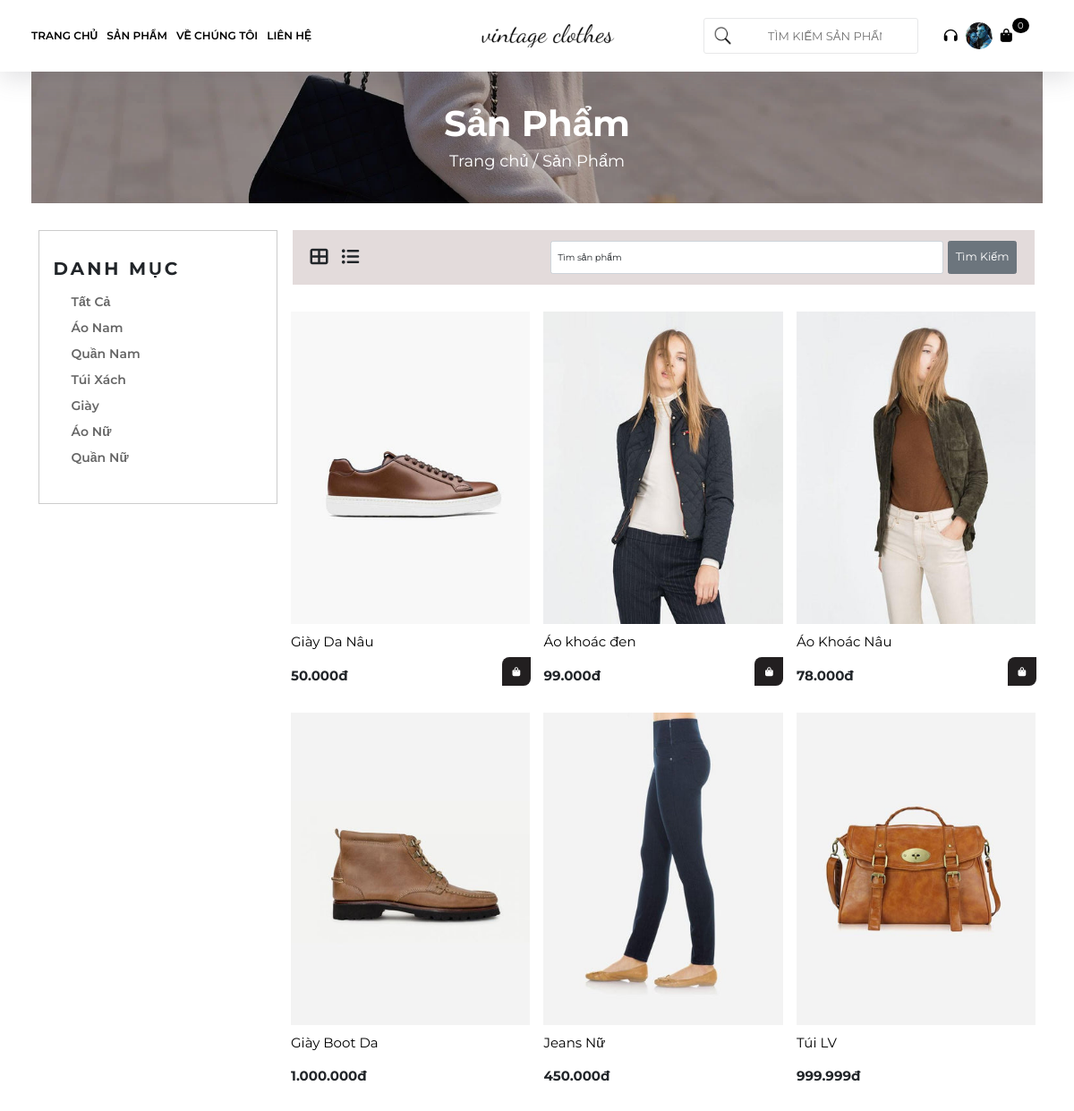
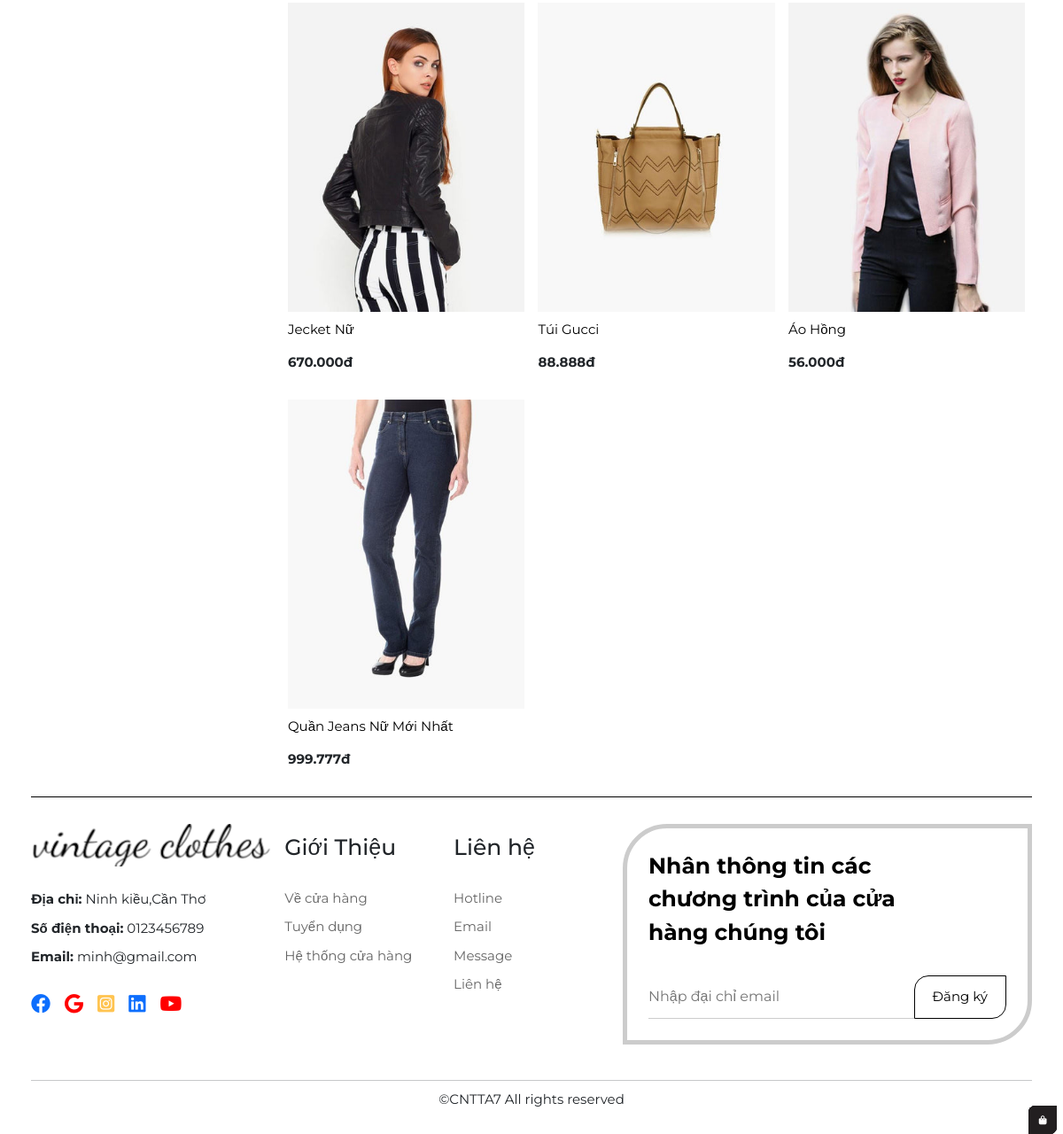
The page /Product (signed in) on the database its author committed (2 pictures, top to bottom).
### tables this page shows
CREATE TABLE `category` (
  `id` int(11) NOT NULL AUTO_INCREMENT,
  `name` varchar(255) NOT NULL,
  PRIMARY KEY (`id`)
);

CREATE TABLE `product` (
  `id` int(11) NOT NULL AUTO_INCREMENT,
  `name` varchar(255) NOT NULL,
  `price` int(50) NOT NULL,
  `image` varchar(255) NOT NULL,
  `iddm` int(11) NOT NULL,
  `view` int(11) NOT NULL DEFAULT 0,
  `description` text DEFAULT NULL,
  `sale` int(11) DEFAULT 0,
  PRIMARY KEY (`id`),
  KEY `iddm` (`iddm`),
  CONSTRAINT `product_ibfk_1` FOREIGN KEY (`iddm`) REFERENCES `category` (`id`)
);

### mvc/views/master2.php (called while the page is built, shortened)
<?php
require_once 'block/header.php';
require_once 'pages/' . $data['page'] . '.php';
require_once 'block/footer.php';

### mvc/core/Controller.php (called while the page is built, shortened)
<?php
class Controller
{
    public function view($view, $data = [])
    {
        require_once './mvc/views/' . $view . '.php';
    }
}

### mvc/controllers/Product.php (called while the page is built, shortened)
<?php
class Product extends Controller
{
    protected $product;
    protected $category;
    function __construct()
    {
        $this->category = $this->model('DanhMucModel');
        $this->product = $this->model('ProductModel');
    }
    function Index()
    {
        $cate = $this->category->list_dm();
        $products = $this->product->list_sp(0, "");
        $this->view("master2", ['page' => 'product', "product" => $products, 'cate' => $cate, 'path' => "Sản Phẩm"]);
    }
}

### mvc/core/App.php (called while the page is built, shortened)
<?php
class App
{
    protected $action = "Index";
    function __construct()
    {
        $arr = $this->urlProcess();
        if (isset($arr[0])) {
            if (file_exists("./mvc/controllers/" . $arr[0] . ".php")) {
                unset($arr[0]);
            }
        }
        $this->controller = new $this->controller;
        $this->params = $arr ? array_values($arr) : [];
        call_user_func_array([$this->controller, $this->action], $this->params);
    }
    function urlProcess()
    {
        if (isset($_GET["url"])) {
            return explode("/", filter_var(trim($_GET["url"], "/")));
        }
    }
}

### index.php (called while the page is built, shortened)
<?php
require_once './global.php';
$myapp = new App();

### mvc/core/DB.php (called while the page is built, shortened)
<?php
class DB
{
    public $conn;
    public $servername = "localhost";
    public $username = "root";
    public $password = "";
    public $dbname = "mvc";
    function __construct()
    {
        $dburl = "mysql:host=" . $this->servername . ";dbname=" . $this->dbname . ";charset=utf8";
        $this->conn = new PDO($dburl, $this->username, $this->password);
        $this->conn->setAttribute(PDO::ATTR_ERRMODE, PDO::ERRMODE_EXCEPTION);
    }
    function pdo_query($sql)
    {
        $sql_args = array_slice(func_get_args(), 1);
        try {
            $stmt = $this->conn->prepare($sql);
            $stmt->execute($sql_args);
            $rows = $stmt->fetchAll();
            return $rows;
        } catch (PDOException $e) {
            throw $e;
        } finally {
        }
    }
}

### mvc/models/DanhMucModel.php (called while the page is built, shortened)
<?php
class DanhMucModel extends DB
{
    function list_dm()
    {
        $sql = "SELECT * FROM category";
        $rows = $this->pdo_query($sql);
        return $rows;
    }
}

### mvc/models/ProductModel.php (called while the page is built, shortened)
<?php
class ProductModel extends DB
{
    function list_sp($iddm = 0, $keywwork = "")
    {
        $sql = "SELECT * FROM product where 1";
        $rows = $this->pdo_query($sql);
        return $rows;
    }
}

### global.php (called while the page is built, shortened)
<?php
function product_price($priceFloat)
{
    $symbol = 'đ';
    $symbol_thousand = '.';
    $decimal_place = 0;
    $price = number_format($priceFloat, $decimal_place, '', $symbol_thousand);
    return $price . $symbol;
}

### mvc/views/pages/product.php (the view)
<div class="main">
    <div class="image_about">
        <img src="<?php echo _WEB_HOST_TEMPLATE . '/image/product_banner.webp' ?>" alt="">
        <div class="image_content">
            <h2><?php echo $data['path'] ?></h2>
            <div class="path_page">
                <span>Trang chủ</span><span> / </span>
                <span><?php echo $data['path'] ?></span>
            </div>
        </div>
    </div>
    <div class="main_product mt-5">
        <div class="container">
            <div class="row">
                <div class="col-lg-3">
                    <div class="category_slidebar">
                        <h2>DANH MỤC</h2>
                        <div class="container_category mt-4">
                            <ul class="list_category">
                                <li class="item_category"> <a href="<?php echo _WEB_HOST_ROOT . '/Product' ?>" class="cate_link">Tất Cả</a></li>
                                <?php
                                if (isset($data['cate']) && $data['cate']) {
                                    foreach ($data['cate'] as $cate) {
                                        echo '
                                            <li class="item_category"><a href="' . _WEB_HOST_ROOT . '/Product/filter_cate/' . $cate['id'] . '" class="cate_link">' . $cate['name'] . '</a></li>
                                        ';
                                    }
                                }
                                ?>
                            </ul>
                        </div>
                    </div>
                </div>
                <div class="col-lg-9">
                    <div class="product_filter row d-flex">
                        <div class="col-lg-4">
                            <div class="filter_left">
                                <span class="filter_table"><i class="fa-solid fa-table-cells-large"></i></span>
                                <span class="filter_ul"><i class="fa-solid fa-list-ul"></i></span>
                            </div>
                        </div>
                        <div class="col-lg-8">
                            <div class="filter_right">
                                <form action="<?php echo _WEB_HOST_ROOT . '/Product/filterKey' ?>" method="post" class=" d-flex gap-2">
                                    <div class="form-floating" style="flex:1">
                                        <input type="text" name="keywork" class=" form-control input_margin w-100 fs-4" id="floatingInput" placeholder="name@example.com">
                                        <label for="floatingInput fs-3">Tìm sản phẩm</label>
                                    </div>
                                    <input type="submit" class="btn btn-secondary fs-5" name="filter_product" value="Tìm Kiếm">
                                </form>
                            </div>
                        </div>
                    </div>
                    <div class="produca">
                        <div class="row ">
                            <?php
                            if (isset($data['product']) && $data['product']) {
                                foreach ($data['product'] as $item) {
                                    echo '<div data-aos="fade-left"  class="col-4 produca_item mt-5">
                    <a href="' . _WEB_HOST_ROOT . '/Product/Detail/' . $item['id'] . '"><img src="' . _WEB_HOST_ROOT . '/uploads/' . $item['image'] . '" alt=""></a>
                    <div class="tittle_produca mt-2">
                        <a href="">' . $item['name'] . '</a>
                    </div>
                    <div class="pricebox mt-4">
                        <span class="price">' . product_price($item['price'])  . '</span>
                    </div>
                    <div data-id="' . $item['id'] . '" class="add-to-cart">
                        <a href="' . _WEB_HOST_ROOT . '/Product/addProduct"><i class="fa fa-bag-shopping"></i></a>
                    </div>
                </div>';
                                }
                            } else {
                                echo '<h2 class="text-center mt-5 text-danger">Hiện Chúng Tôi Chưa Có Sản Phẩm Này!</h2>';
                            }
                            ?>
                        </div>
                    </div>
                </div>
            </div>
        </div>
    </div>
</div>

### rows shown on the page
category: name "Áo Nam"
category: name "Quần Nam"
category: name "Túi Xách"
category: name "Giày"
category: name "Áo Nữ"
category: name "Quần Nữ"
product: image (picture), name "Giày Da Nâu", price "50.000đ"
product: image (picture), name "Áo khoác đen", price "99.000đ"
product: image (picture), name "Áo Khoác Nâu", price "78.000đ"
product: image (picture), name "Giày Boot Da", price "1.000.000đ"
product: image (picture), name "Jeans Nữ", price "450.000đ"
product: image (picture), name "Túi LV", price "999.999đ"
product: image (picture), name "Jecket Nữ", price "670.000đ"
product: image (picture), name "Túi Gucci", price "88.888đ"
product: image (picture), name "Áo Hồng", price "56.000đ"
product: image (picture), name "Quần Jeans Nữ Mới Nhất", price "999.777đ"

### other values the page prints
$number "0"
$data['path'] "Sản Phẩm"
